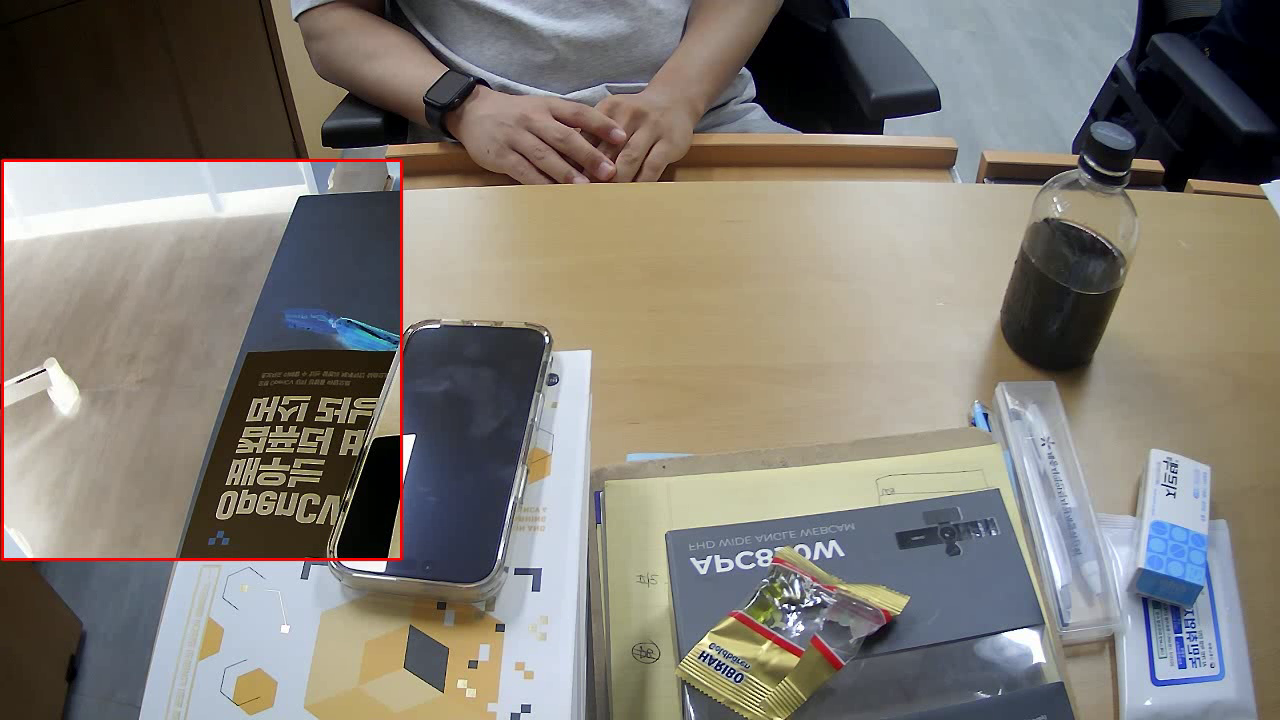
//> input picture frame 2 of data/Flip_roi_inverse.avi, 1280 x 720 px, given in place of the camera
$ ./09_videosave   (built with g++ and OpenCV 4)
//> lines starting //> are read from the running program, lines starting //| are printed output that depends on the picture; after the words box and inside, x2 and y2 are one past the last pixel; in counts of white or black regions, pixels touching at a corner belong together
### part1/colors.hpp
#pragma once
#include <opencv2/opencv.hpp>

namespace Color{
    inline const cv::Scalar Black{0, 0, 0};
    inline const cv::Scalar White{255, 255, 255};

    inline const cv::Scalar Red{0, 0, 255};
    inline const cv::Scalar Green{0, 255, 0};
    inline const cv::Scalar Blue{255, 0, 0};

    inline const cv::Scalar Yellow{0, 255, 255};
    inline const cv::Scalar Cyan{255, 255, 0};
    inline const cv::Scalar Magenta{255, 0, 255};

    inline const cv::Scalar Gray{128, 128, 128};
    inline const cv::Scalar Orange{0, 165, 255};
    inline const cv::Scalar Purple{128, 0, 128};
}

### part2/09_videosave.cpp
#include <iostream>
#include <opencv2/opencv.hpp>
#include "../part1/colors.hpp"

using namespace std;
using namespace cv;

String folderPath = "/home/segang/segang/OpenCV/data/";

int main()
{
    VideoCapture cap(0, CAP_V4L2);
    if (!cap.isOpened())
    {
        cerr << "카메라를 열 수 없습니다." << endl;
    }

    cap.set(CAP_PROP_FOURCC, VideoWriter::fourcc('M', 'J', 'P', 'G'));
    cap.set(CAP_PROP_FRAME_WIDTH, 1280);
    cap.set(CAP_PROP_FRAME_HEIGHT, 720);
    cap.set(CAP_PROP_FPS, 30);

    // 출력 설정
    int w = 1280;
    int h = 720;
    double fps = 30.0;
    int fourcc = VideoWriter::fourcc('D', 'I', 'V', 'X');
    VideoWriter outVideo(folderPath + "Flip_roi_inverse.avi", fourcc, fps, Size(w, h));

    Mat frame;
    int x = (1280 - 400) / 2;
    int y = (720 - 400) / 2;
    int move_x = 0;

    for (int i = 0; i < 1000; ++i)
    {
        cap >> frame;
//> frame is the input picture: 720 rows x 1280 cols, CV_8UC3; mean B, G, R 116.7, 124.1, 128.8
        flip(frame, frame, 1);
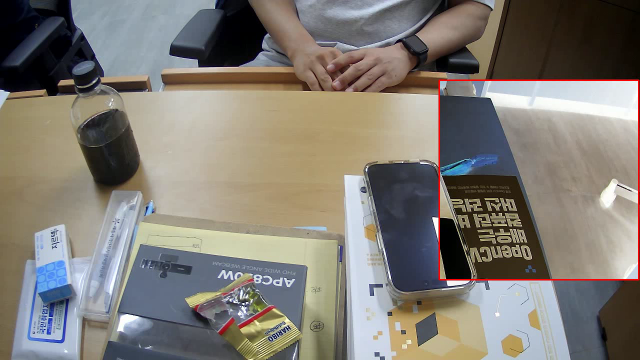
//> frame: 720 rows x 1280 cols, CV_8UC3 (shown at 1/2 size); mean B, G, R 116.7, 124.1, 128.8
        Mat roi = frame(Rect(move_x, y, 400, 400));
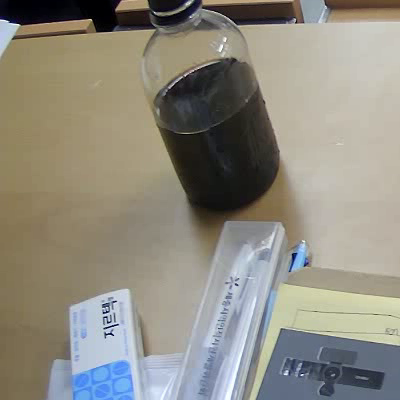
//> roi: 400 rows x 400 cols, CV_8UC3; mean B, G, R 128.1, 139.1, 142.5
        roi = ~roi;
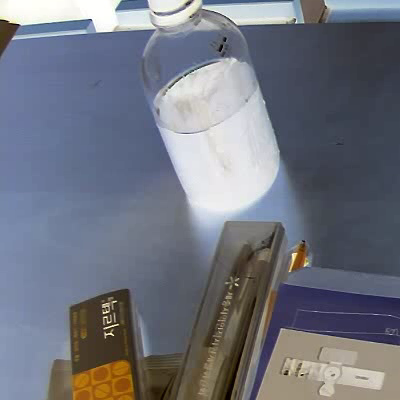
//> roi: 400 rows x 400 cols, CV_8UC3; mean B, G, R 126.9, 115.9, 112.5
        rectangle(frame, Rect(move_x, y, 400, 400), Color::Red,2);
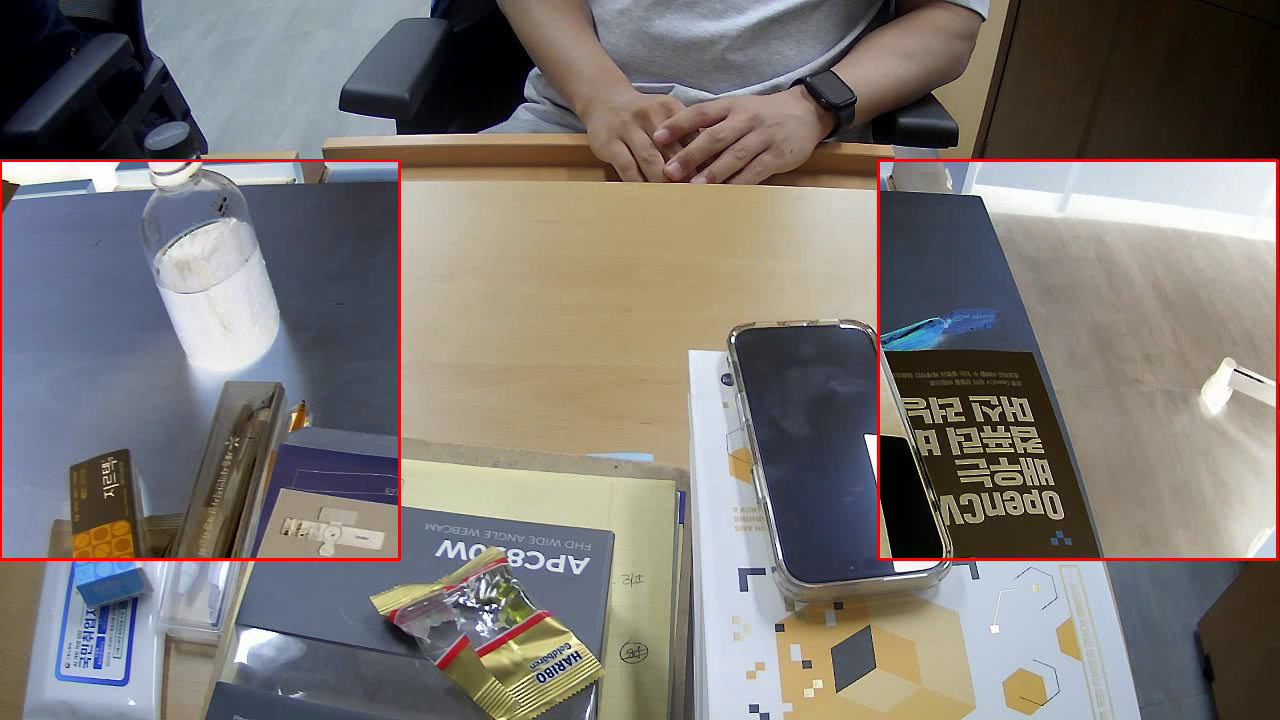
//> frame: 720 rows x 1280 cols, CV_8UC3; 17.49% of pixels changed, all inside (x1, y1, x2, y2) = (0, 159, 401, 561)
        if (waitKey(30) == 27)
            break;
        outVideo << frame;
        imshow("frame", frame);
        move_x += 1;
        if (move_x > 500){
            move_x = 0;
        }
    }
//> pass 2 of the loop `for (int i = 0; i < 1000; ++i)`:
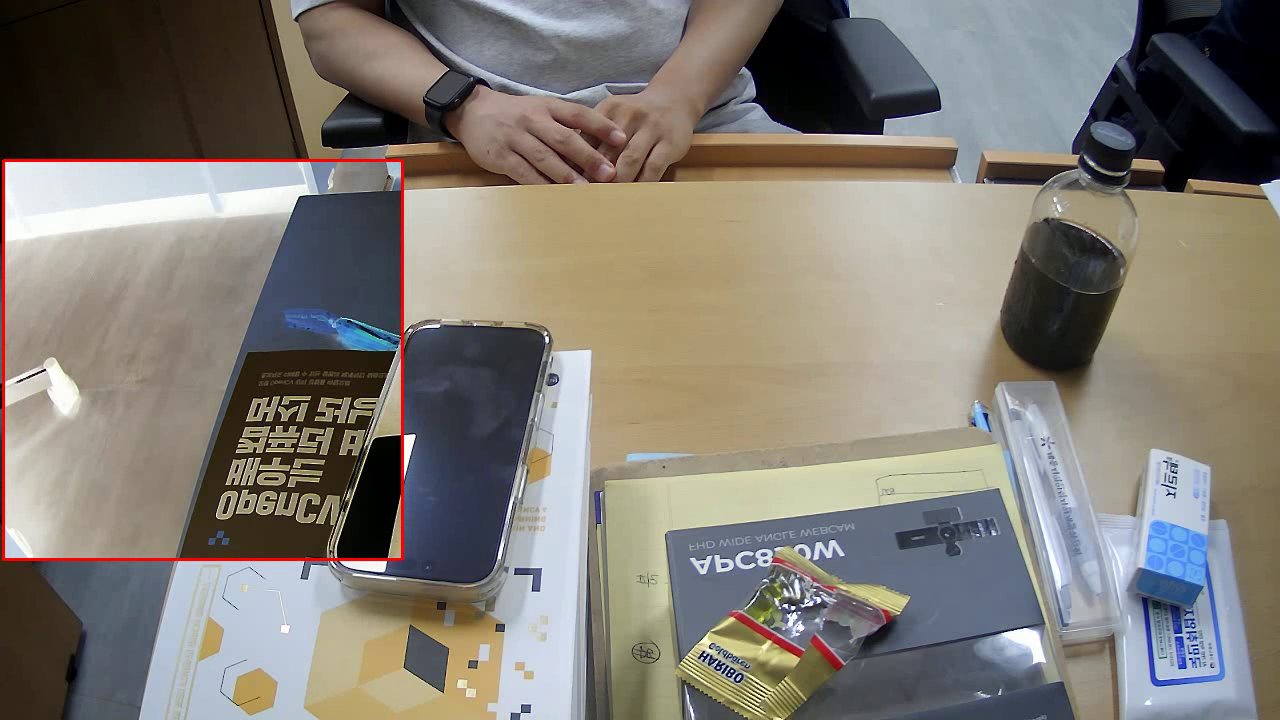
//> input picture frame 3 of data/Flip_roi_inverse.avi, 1280 x 720 px, given in place of the camera
//> frame is the input picture: 720 rows x 1280 cols, CV_8UC3; mean B, G, R 116.5, 124, 128.7
//> `roi = ~roi;`:
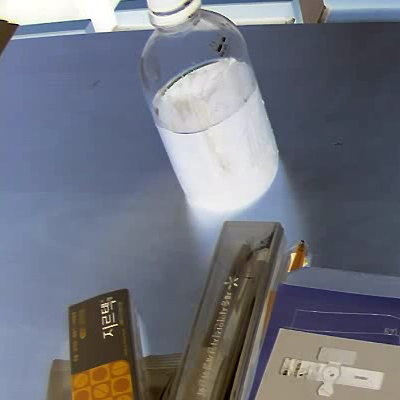
//> roi: 400 rows x 400 cols, CV_8UC3; mean B, G, R 126.8, 115.8, 112.4
//> `rectangle(frame, Rect(move_x, y, 400, 400), Color::Red,2);`:
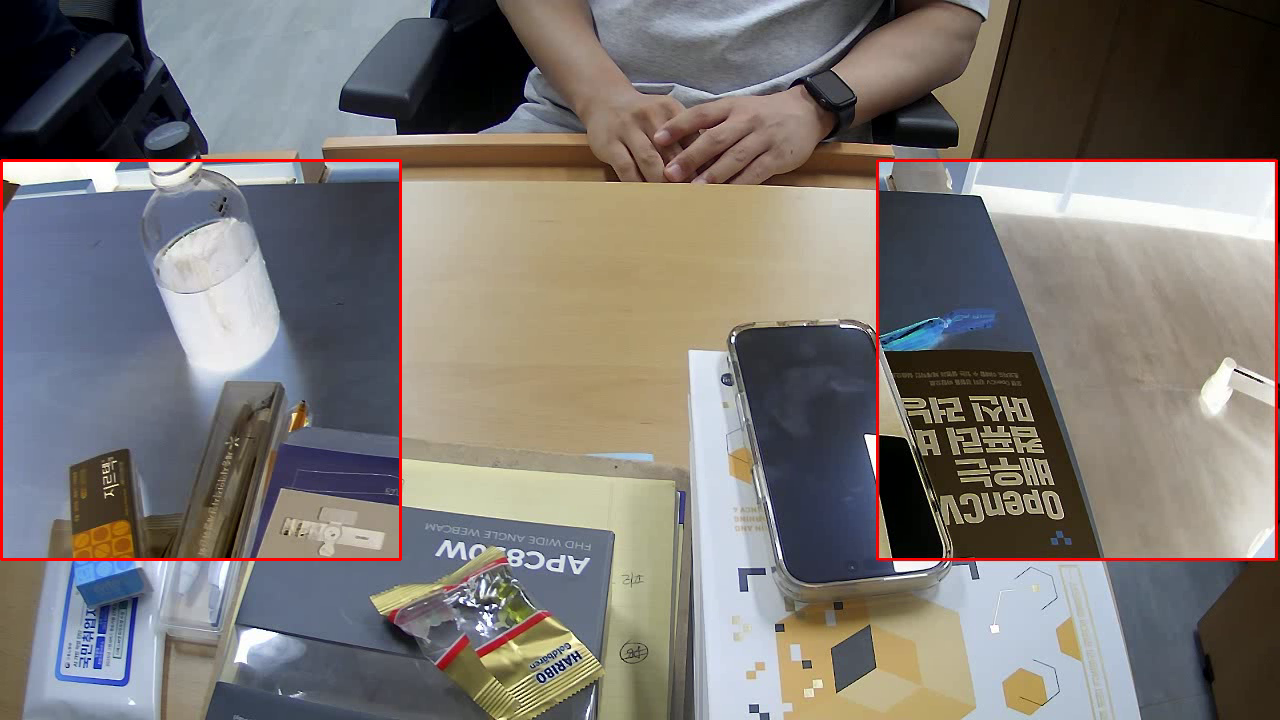
//> frame: 720 rows x 1280 cols, CV_8UC3; mean B, G, R 115.6, 119.3, 124.1
//> pass 3 of the loop `for (int i = 0; i < 1000; ++i)`:
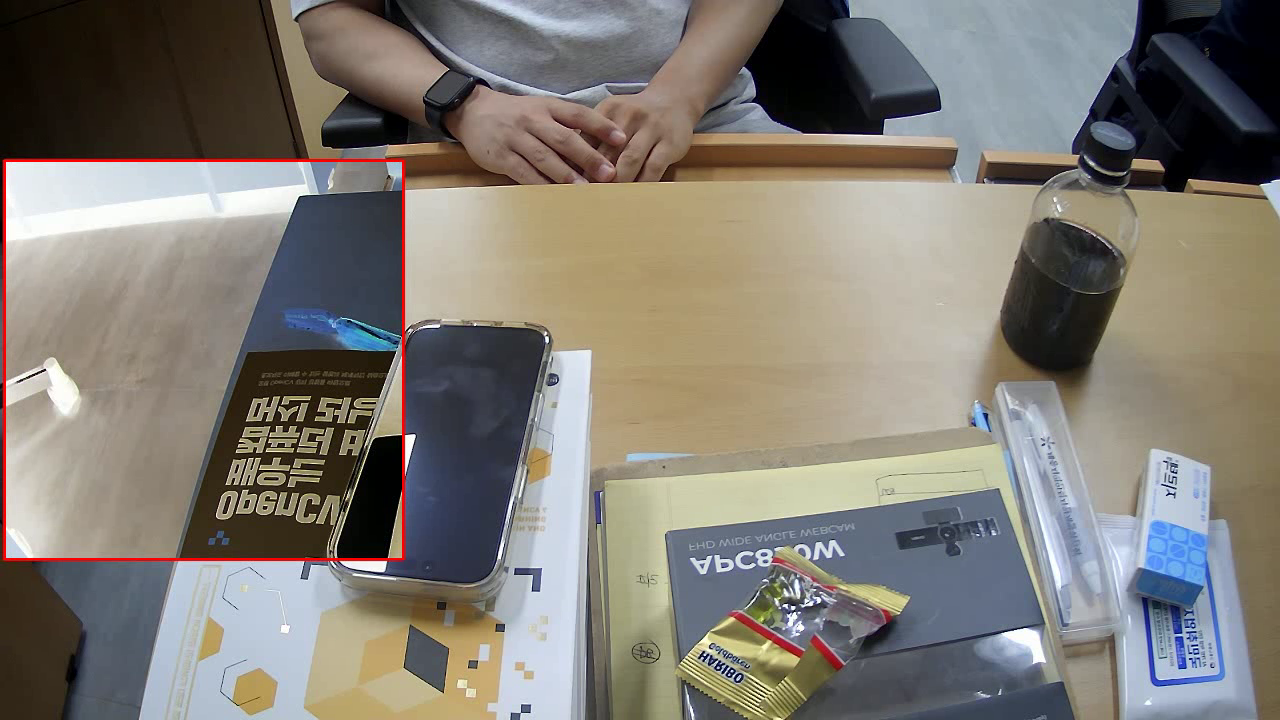
//> input picture frame 4 of data/Flip_roi_inverse.avi, 1280 x 720 px, given in place of the camera
//> frame is the input picture: 720 rows x 1280 cols, CV_8UC3; mean B, G, R 116.4, 123.9, 128.7
//> `roi = ~roi;`:
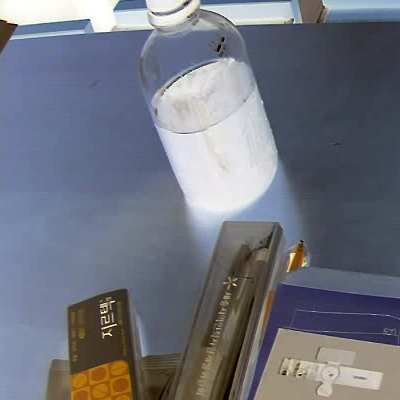
//> roi: 400 rows x 400 cols, CV_8UC3; mean B, G, R 126.6, 115.7, 112.3
//> `rectangle(frame, Rect(move_x, y, 400, 400), Color::Red,2);`:
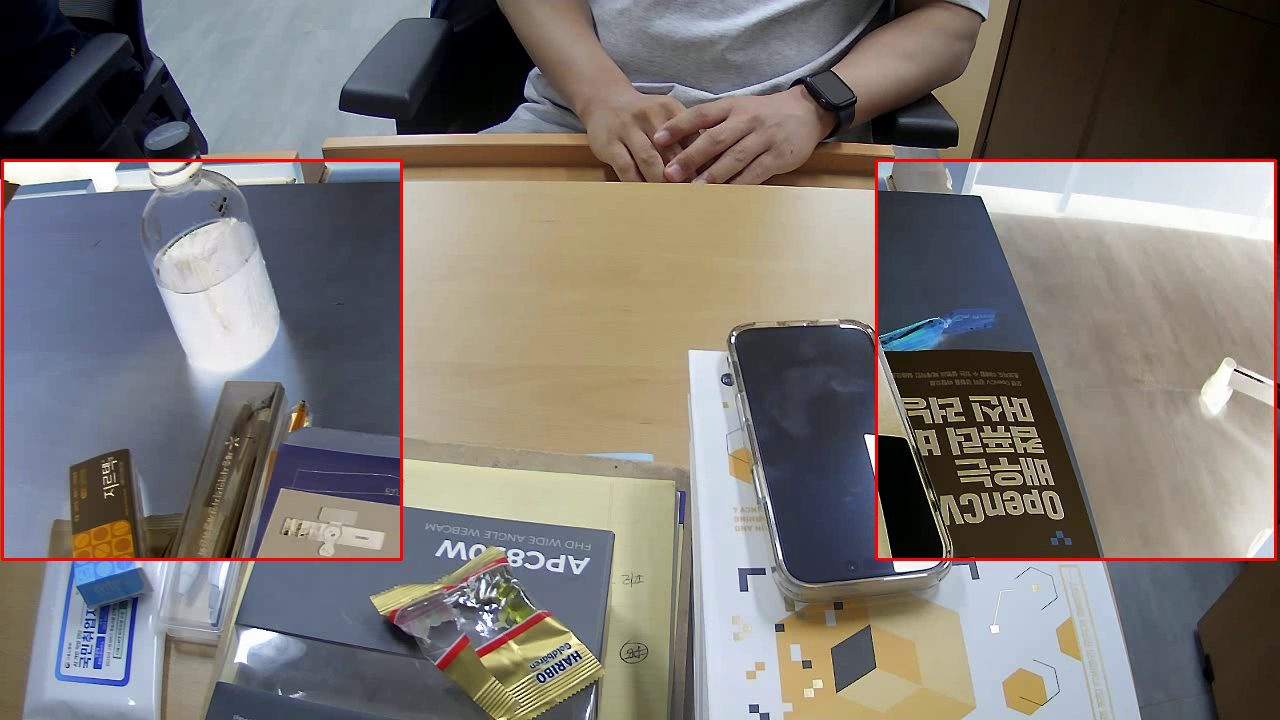
//> frame: 720 rows x 1280 cols, CV_8UC3; mean B, G, R 115.5, 119.2, 124
//> (the run ends here: the program stops with an error, at `Mat roi = frame(Rect(move_x, y, 400, 400));`)
